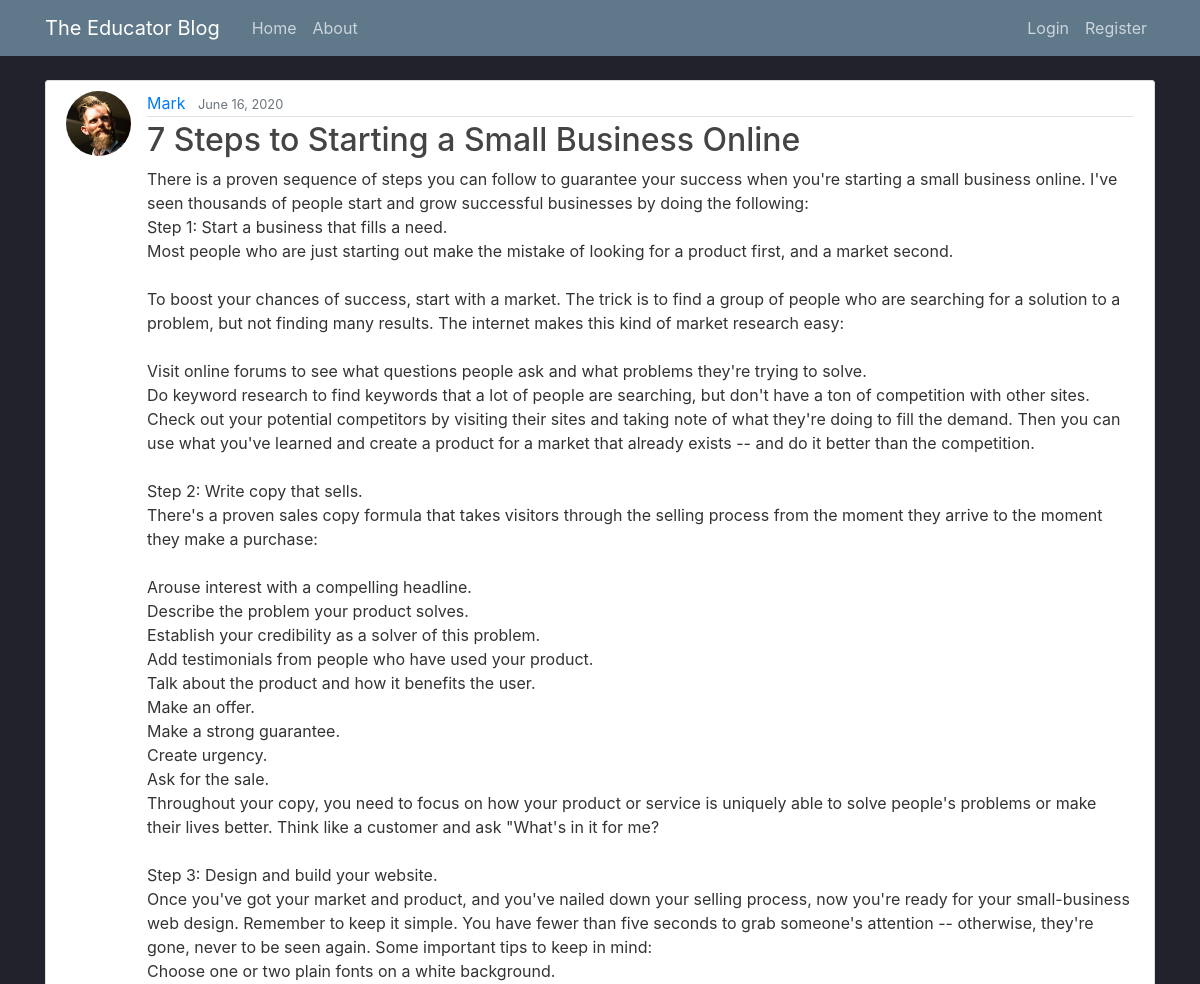
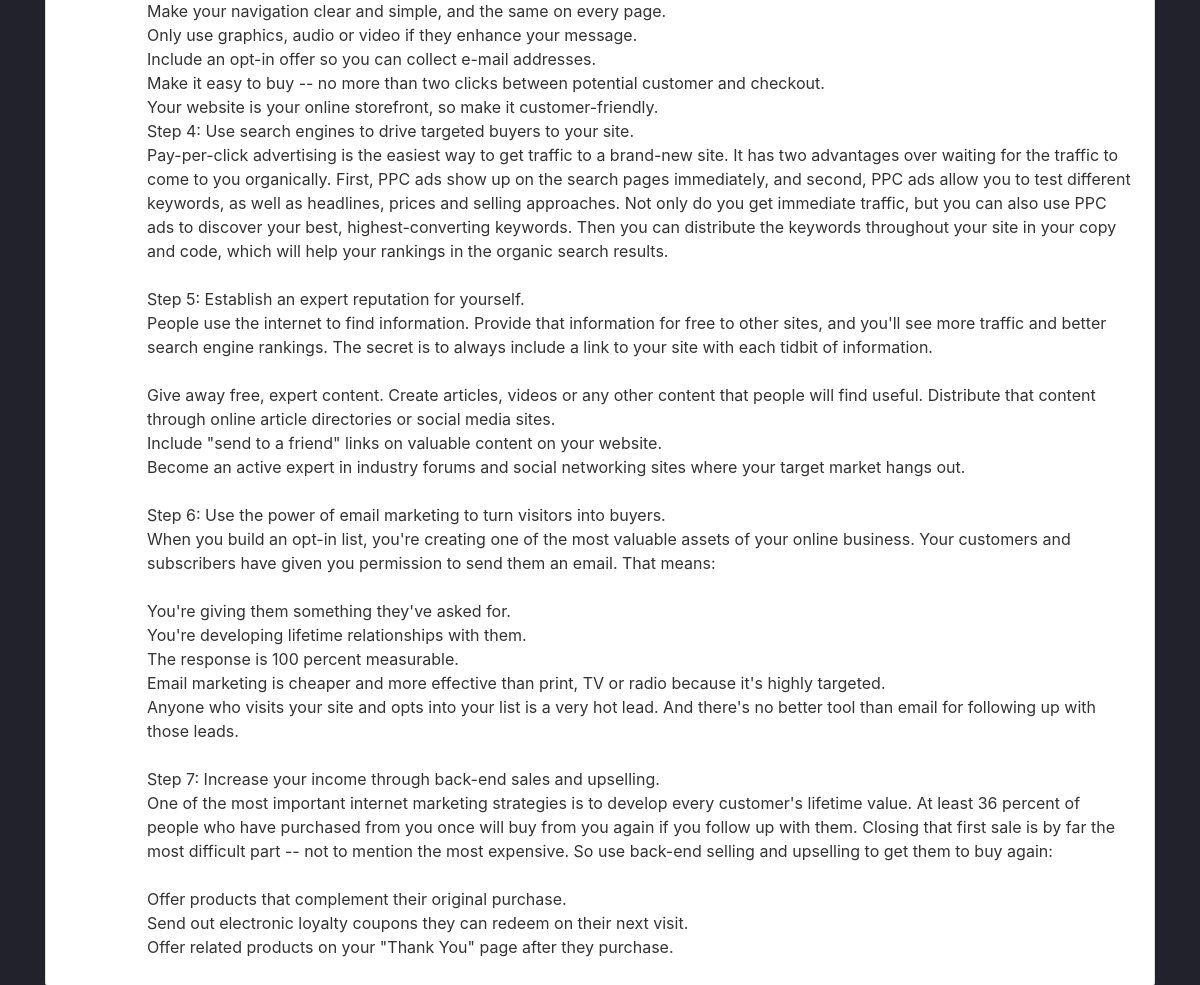
Page /post/6/ on the committed database (2 pictures, top to bottom).
### blog/models.py (models this page shows, shortened)
class Post(models.Model):
    title = models.CharField(max_length=100)
    content = models.TextField()
    date_posted = models.DateTimeField(default=timezone.now)
    author = models.ForeignKey(User, on_delete=models.CASCADE)

### users/models.py (models this page shows, shortened)
class Profile(models.Model):
    user = models.OneToOneField(User, on_delete=models.CASCADE)
    image = models.ImageField(default='default.jpg', upload_to='profile_pics')

### blog/views.py (the view)
# urls.py: path('post/<int:pk>/', PostDetailView.as_view(), name='post-detail'),
class PostDetailView(DetailView):
    model = Post

### blog/templates/blog/post_detail.html (shortened to what this page needs)
{% extends "blog/base.html" %}
{% block content %}
<article class="media content-section">
    <img class="rounded-circle article-img" src="{{ object.author.profile.image.url }}">
    <div class="media-body">
        <div class="article-metadata">
            <a class="mr-2" href="#">{{ object.author }}</a>
            <small class="text-muted">{{ object.date_posted|date:"F d, Y" }}</small>
        </div>
        <h2 class="article-title">{{ object.title }}</h2>
        <p class="article-content">{{ object.content }}</p>
    </div>
</article>
{% endblock content %}

### blog/static/blog/main.css (style rules this page uses)
body { background: #22222D; color: #333333; margin-top: 5rem; }
h1, h2, h3, h4, h5, h6 { color: #444444; }
.content-section { background: #ffffff; padding: 10px 20px; border: 1px solid #dddddd; border-radius: 3px; margin-bottom: 20px; }
.article-title { color: #444444; }
.article-content { white-space: pre-line; }
.article-img { height: 65px; width: 65px; margin-right: 16px; }
.article-metadata { padding-bottom: 1px; margin-bottom: 4px; border-bottom: 1px solid #e3e3e3 }

### rows in the picture
Post: author.profile.image (picture), author "Mark", date_posted "June 16, 2020", title "7 Steps to Starting a Small Business Online", content "There is a proven sequence of steps you can follow to guarantee your success when you're starting a small business online. I've seen thousands of people start and grow successful businesses by doing the following: Step 1: Start a business that fills a need. Most people who are just starting out make the mistake of looking for a product first, and a market second. To boost your chances of success, start with a market. The trick is to find a group of people who are searching for a solution to a problem, but not finding many results. The internet makes this kind of market research easy: Visit online forums to see what questions people ask and what problems they're trying to solve. Do keyword…"
